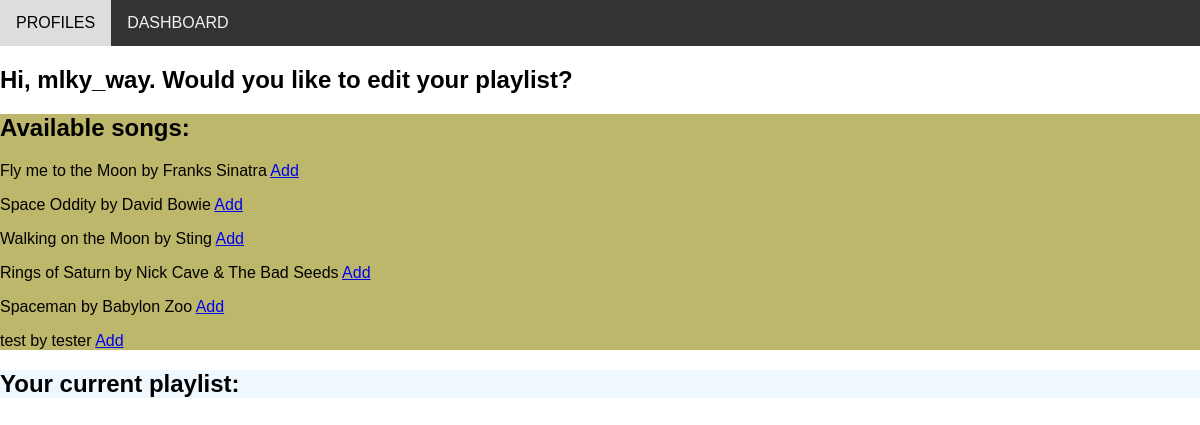
The app's page /profile/1 with its own data.
### models.py (models this page shows, shortened)
class User(db.Model):
  id = db.Column(db.Integer, primary_key = True)
  username = db.Column(db.String(50), index = True, unique = True)
  playlist_id = db.Column(db.Integer,  db.ForeignKey('playlist.id'))

class Song(db.Model):
  id = db.Column(db.Integer, primary_key = True)
  artist = db.Column(db.String(50), index = True, unique = False)
  title = db.Column(db.String(50), index = True, unique = False)
  n = db.Column(db.Integer)
  def __repr__(self):
    return self.title + " by " + self.artist

### routes.py (the view)
@app.route('/profile/<int:user_id>')
def profile(user_id):
   user = User.query.filter_by(id = user_id).first_or_404(description = "No such user found.")
   songs = Song.query.all()
   my_playlist = Playlist.query.get(user.playlist_id) #change here to a database query
   return render_template('profile.html', user = user, songs = songs, my_playlist = my_playlist)

### templates/profile.html (shortened to what this page needs)
{% extends "_base.html" %}
{% block content %}
<h2>Hi, {{user.username}}. Would you like to edit your playlist?</h2>
<div class="row">
  <div class="column" style="background-color:#BDB76B;">
    <h2>Available songs:</h2>
    {% for song in songs %}
        <p>{{song}} {% if my_playlist %}<a href="{{url_for('add_item', user_id = user.id, song_id = song.id, playlist_id = my_playlist.id)}}">Add</a>{% endif %}</p>
    {% endfor %}
  </div>
  <div class="column" style="background-color:#F0F8FF;">
    <h2>Your current playlist:</h2>
  </div>
</div>
{% endblock %}

### static/my_style.css (style rules this page uses)
* { box-sizing: border-box; font-family: Arial, Helvetica, sans-serif; }
body { margin: 0; font-family: Arial, Helvetica, sans-serif; }

### records on screen
User: username "mlky_way"
Song: title+artist "Fly me to the Moon by Franks Sinatra"
Song: title+artist "Space Oddity by David Bowie"
Song: title+artist "Walking on the Moon by Sting"
Song: title+artist "Rings of Saturn by Nick Cave & The Bad Seeds"
Song: title+artist "Spaceman by Babylon Zoo"
Song: title+artist "test by tester"
